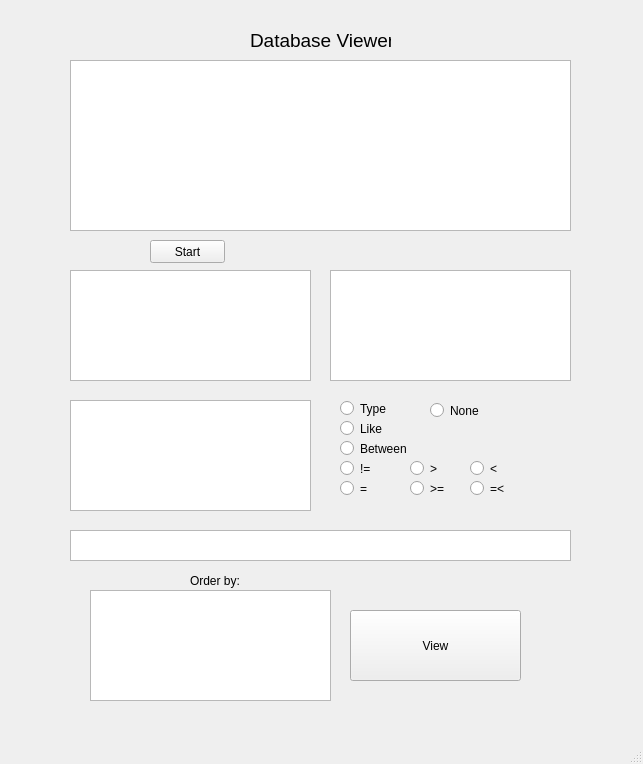
<?xml version="1.0" encoding="UTF-8"?>
<ui version="4.0">
 <class>MainWindow</class>
 <widget class="QMainWindow" name="MainWindow">
  <property name="geometry">
   <rect>
    <x>0</x>
    <y>0</y>
    <width>643</width>
    <height>764</height>
   </rect>
  </property>
  <property name="windowTitle">
   <string>MainWindow</string>
  </property>
  <widget class="QWidget" name="centralwidget">
   <widget class="QLabel" name="label">
    <property name="geometry">
     <rect>
      <x>250</x>
      <y>30</y>
      <width>141</width>
      <height>20</height>
     </rect>
    </property>
    <property name="font">
     <font>
      <pointsize>14</pointsize>
     </font>
    </property>
    <property name="text">
     <string>Database Viewer</string>
    </property>
   </widget>
   <widget class="QPushButton" name="go_button">
    <property name="geometry">
     <rect>
      <x>350</x>
      <y>610</y>
      <width>171</width>
      <height>71</height>
     </rect>
    </property>
    <property name="text">
     <string>View</string>
    </property>
   </widget>
   <widget class="QRadioButton" name="type_button">
    <property name="geometry">
     <rect>
      <x>340</x>
      <y>400</y>
      <width>82</width>
      <height>17</height>
     </rect>
    </property>
    <property name="text">
     <string>Type</string>
    </property>
   </widget>
   <widget class="QRadioButton" name="like_button">
    <property name="geometry">
     <rect>
      <x>340</x>
      <y>420</y>
      <width>82</width>
      <height>17</height>
     </rect>
    </property>
    <property name="text">
     <string>Like</string>
    </property>
   </widget>
   <widget class="QRadioButton" name="between_button">
    <property name="geometry">
     <rect>
      <x>340</x>
      <y>440</y>
      <width>82</width>
      <height>17</height>
     </rect>
    </property>
    <property name="text">
     <string>Between</string>
    </property>
   </widget>
   <widget class="QRadioButton" name="inequal_button">
    <property name="geometry">
     <rect>
      <x>340</x>
      <y>460</y>
      <width>82</width>
      <height>17</height>
     </rect>
    </property>
    <property name="text">
     <string>!=</string>
    </property>
   </widget>
   <widget class="QRadioButton" name="equal_button">
    <property name="geometry">
     <rect>
      <x>340</x>
      <y>480</y>
      <width>82</width>
      <height>17</height>
     </rect>
    </property>
    <property name="text">
     <string>=</string>
    </property>
   </widget>
   <widget class="QRadioButton" name="bigger_button">
    <property name="geometry">
     <rect>
      <x>410</x>
      <y>460</y>
      <width>82</width>
      <height>17</height>
     </rect>
    </property>
    <property name="text">
     <string>&gt;</string>
    </property>
   </widget>
   <widget class="QRadioButton" name="bigger_or_equal_button">
    <property name="geometry">
     <rect>
      <x>410</x>
      <y>480</y>
      <width>82</width>
      <height>17</height>
     </rect>
    </property>
    <property name="text">
     <string>&gt;=</string>
    </property>
   </widget>
   <widget class="QRadioButton" name="lesser_button">
    <property name="geometry">
     <rect>
      <x>470</x>
      <y>460</y>
      <width>82</width>
      <height>17</height>
     </rect>
    </property>
    <property name="text">
     <string>&lt;</string>
    </property>
   </widget>
   <widget class="QRadioButton" name="lesser_or_equal_button">
    <property name="geometry">
     <rect>
      <x>470</x>
      <y>480</y>
      <width>82</width>
      <height>17</height>
     </rect>
    </property>
    <property name="text">
     <string>=&lt;</string>
    </property>
   </widget>
   <widget class="QTextEdit" name="condition_boundary_text">
    <property name="geometry">
     <rect>
      <x>70</x>
      <y>530</y>
      <width>501</width>
      <height>31</height>
     </rect>
    </property>
   </widget>
   <widget class="QRadioButton" name="None_button">
    <property name="geometry">
     <rect>
      <x>430</x>
      <y>400</y>
      <width>101</width>
      <height>21</height>
     </rect>
    </property>
    <property name="text">
     <string>None</string>
    </property>
   </widget>
   <widget class="QWidget" name="verticalLayoutWidget">
    <property name="geometry">
     <rect>
      <x>70</x>
      <y>270</y>
      <width>241</width>
      <height>111</height>
     </rect>
    </property>
    <layout class="QVBoxLayout" name="tables_layout">
     <item>
      <widget class="QListWidget" name="tables_list"/>
     </item>
    </layout>
   </widget>
   <widget class="QWidget" name="verticalLayoutWidget_2">
    <property name="geometry">
     <rect>
      <x>330</x>
      <y>270</y>
      <width>241</width>
      <height>111</height>
     </rect>
    </property>
    <layout class="QVBoxLayout" name="columns_layout">
     <item>
      <widget class="QListWidget" name="columns_list"/>
     </item>
    </layout>
   </widget>
   <widget class="QWidget" name="verticalLayoutWidget_3">
    <property name="geometry">
     <rect>
      <x>70</x>
      <y>400</y>
      <width>241</width>
      <height>111</height>
     </rect>
    </property>
    <layout class="QVBoxLayout" name="condition_object_layout">
     <item>
      <widget class="QListWidget" name="condition_object_list"/>
     </item>
    </layout>
   </widget>
   <widget class="QWidget" name="gridLayoutWidget">
    <property name="geometry">
     <rect>
      <x>70</x>
      <y>60</y>
      <width>501</width>
      <height>171</height>
     </rect>
    </property>
    <layout class="QGridLayout" name="contains_layout">
     <item row="0" column="0">
      <widget class="QTableWidget" name="view_contains"/>
     </item>
    </layout>
   </widget>
   <widget class="QPushButton" name="start_button">
    <property name="geometry">
     <rect>
      <x>150</x>
      <y>240</y>
      <width>75</width>
      <height>23</height>
     </rect>
    </property>
    <property name="text">
     <string>Start</string>
    </property>
   </widget>
   <widget class="QWidget" name="verticalLayoutWidget_4">
    <property name="geometry">
     <rect>
      <x>90</x>
      <y>590</y>
      <width>241</width>
      <height>111</height>
     </rect>
    </property>
    <layout class="QVBoxLayout" name="order_layout">
     <item>
      <widget class="QListWidget" name="order_list"/>
     </item>
    </layout>
   </widget>
   <widget class="QLabel" name="label_2">
    <property name="geometry">
     <rect>
      <x>190</x>
      <y>570</y>
      <width>81</width>
      <height>21</height>
     </rect>
    </property>
    <property name="text">
     <string>Order by:</string>
    </property>
   </widget>
  </widget>
  <widget class="QMenuBar" name="menubar">
   <property name="geometry">
    <rect>
     <x>0</x>
     <y>0</y>
     <width>643</width>
     <height>21</height>
    </rect>
   </property>
  </widget>
  <widget class="QStatusBar" name="statusbar"/>
 </widget>
 <resources/>
 <connections/>
</ui>
